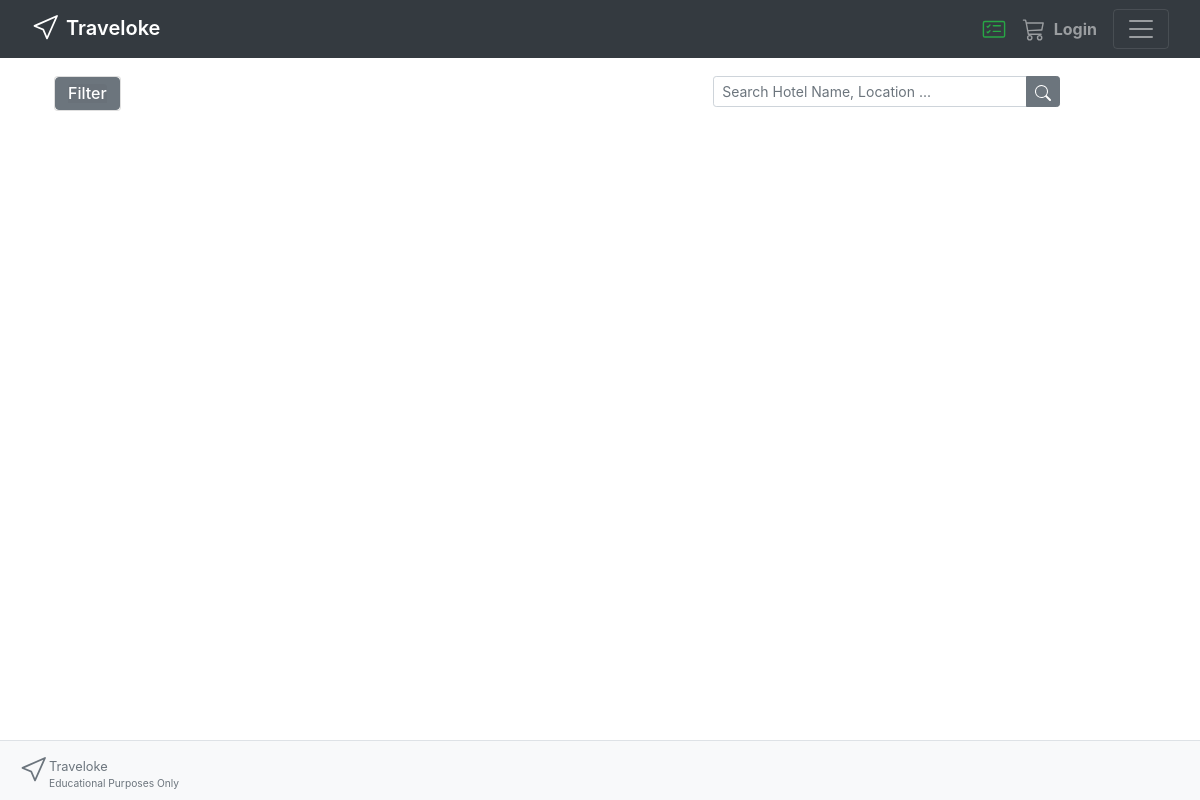
/, run on an earlier commit of the app's database.
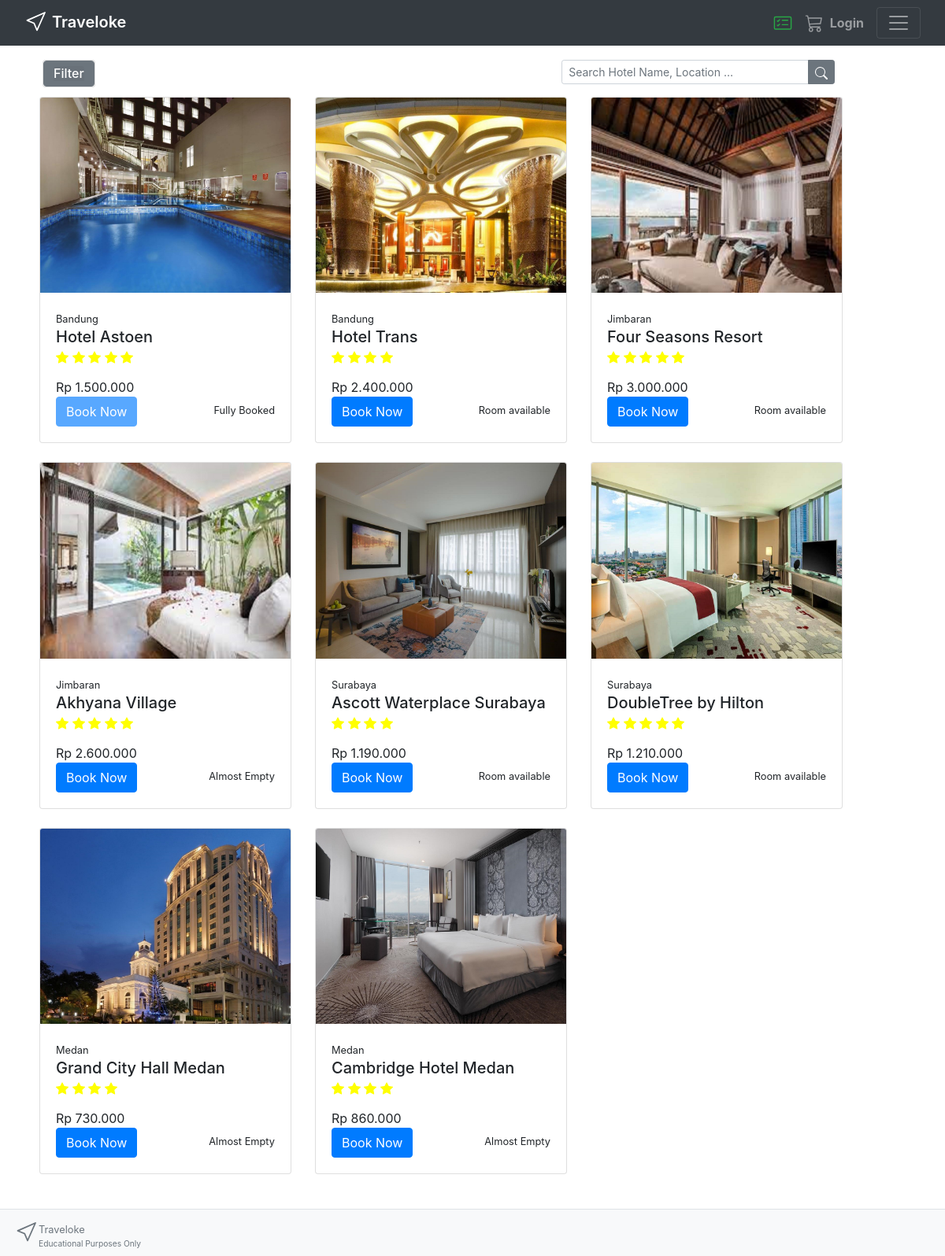
And on a later commit of the database.
### tables this page shows
CREATE TABLE `hotel_list` (
  `hotel-id` int(11) NOT NULL,
  `hotel-name` varchar(200) NOT NULL,
  `hotel-address` varchar(200) NOT NULL,
  `hotel-price` int(11) NOT NULL,
  `hotel-stock` int(11) NOT NULL,
  `hotel-photo` varchar(200) NOT NULL,
  `star` int(11) NOT NULL
);

### application/controllers/Home.php (called while the page is built, shortened)
<?php
class Home extends CI_Controller
{
	public function __construct()
	{
		$this->load->model('view_data');
	}
	public function index()
	{
		$hotel['data'] = $this->view_data->showData();
		$data['style'] = $this->load->view('include/style', NULL, TRUE);
		$data['script'] = $this->load->view('include/script', NULL, TRUE);
		$data['navbar'] = $this->load->view('template/navbar', NULL, TRUE);
		$data['footer'] = $this->load->view('template/footer', NULL, TRUE);
		$data['view'] = $this->load->view('template/view', $hotel, TRUE);
		$this->load->view('pages/home', $data);
	}
}

### index.php (called while the page is built, shortened)
<?php
require_once BASEPATH.'core/CodeIgniter.php';

### application/models/View_data.php (called while the page is built, shortened)
<?php
class View_data extends CI_Model
{
   public function showData()
   {
      $query = $this->db->get('hotel_list');
      return $query->result_array();
   }
}

### application/views/template/view.php (the view, shortened to what this page needs)
<?php foreach ($data as $row) : ?>
    <div class="col-sm-auto mb-4">
        <div class="card" style="width: 20rem;">
            <img src="<?= base_url("assets/images/" . $row['hotel-photo']) ?>" class="card-img-top">
            <div class="card-body">
                <small class="card-text"><?= $row['hotel-address'] ?></small>
                <h5 class="card-title mb-0 pb-0"><?= $row['hotel-name'] ?></h5>
                <p class="card-text mt-3  mb-0 pb-0">Rp <?= number_format($row['hotel-price'], 0, ",", "."); ?></p>
                <?php
                if ($row['hotel-stock'] == 0) {
                    $room_state = "disabled";
                } else {
                    $room_state = "";
                }
                ?>
                <a href="<?php if (isset($_SESSION['name'])) {
                                echo base_url("cart/cartDetail/" . $row['hotel-id']);
                            } else {
                                echo base_url("login");
                            } ?>" style="<?php
                            if ($row['hotel-stock'] == 0)echo('pointer-events: none;');?>">
                    <button class="btn btn-primary" <?= $room_state ?>>
                        Book Now
                    </button>
                </a>
                <small class="card-text mt-2 mb-0 pb-0 float-right">
                    <?php
                    if ($row['hotel-stock'] > 50) {
                        echo "Room available";
                    } else if ($row['hotel-stock'] < 50 && $row['hotel-stock'] > 0) {
                        echo "Almost Empty";
                    } else {
                        echo "Fully Booked";
                    }
                    ?>
                </small>
            </div>
        </div>
    </div>
<?php endforeach; ?>

### application/views/include/style.php (shortened to what this page needs)
<link rel="stylesheet" href="https://maxcdn.bootstrapcdn.com/bootstrap/4.0.0/css/bootstrap.min.css">
<link href="https://cdn.jsdelivr.net/npm/bootstrap@5.0.1/dist/css/bootstrap.min.css" rel="stylesheet">
<link rel="stylesheet" href="https://stackpath.bootstrapcdn.com/font-awesome/4.7.0/css/font-awesome.min.css">
<link href="//maxcdn.bootstrapcdn.com/bootstrap/4.1.1/css/bootstrap.min.css" rel="stylesheet" id="bootstrap-css">

### application/views/template/navbar.php (shortened to what this page needs)
<nav class="navbar fixed-top navbar-dark bg-dark" id="navbar">
    <div class="container-fluid">
        <a class="navbar-brand" href="<?= base_url(); ?>" style="font-weight: 625;">
             Traveloke
        </a>
        <ul class="navbar-nav ml-auto mr-3">
            <li class="nav-item ">
                <a href="<?= base_url('booked'); ?>" class="nav-link text-success">
                </a>
            </li>
        </ul>
        <ul class="navbar-nav">
            <li class="nav-item ">
                <a href="<?= base_url('cart'); ?>" class="nav-link">
                </a>
            </li>
        </ul>
        <ul class="navbar-nav mr-3">
            <li class="nav-item font-weight-bold">
                <?php if (isset($_SESSION['name'])) { ?>
                    <a class="nav-link ml-0" href="<?= base_url("user"); ?>">
                        <svg xmlns="http://www.w3.org/2000/svg" width="30" height="30" fill="currentColor" class="bi bi-person-circle" viewBox="-13.5 -5.5 30 30">
                            <path d="M11 6a3 3 0 1 1-6 0 3 3 0 0 1 6 0z" />
                            <path fill-rule="evenodd" d="M0 8a8 8 0 1 1 16 0A8 8 0 0 1 0 8zm8-7a7 7 0 0 0-5.468 11.37C3.242 11.226 4.805 10 8 10s4.757 1.225 5.468 2.37A7 7 0 0 0 8 1z" />
                        </svg>
                        <?= $_SESSION['name']; ?>
                    <?php } else { ?>
                        <a class="nav-link ml-2" href="<?= base_url("login"); ?>">
                        <?= "Login";
                    } ?>
                        </a>
            </li>
        </ul>
        <button class="navbar-toggler" type="button" data-toggle="collapse" data-target="#navbarNav" aria-controls="navbarNav" aria-expanded="false" aria-label="Toggle navigation">
            <span class="navbar-toggler-icon"></span>
        </button>
    </div>
</nav>

### application/views/template/footer.php (shortened to what this page needs)
<footer class="pt-1 pt-md-3 border-top bg-light">
    <div class="row bg-light">
        <div class="col-2 col">
            <small class="text-muted w-100">
                <div class="row">
                    <div class="col-auto pr-0 mr-0 ml-1">
                    </div>
                    <div class="col-auto text-left pl-0 ml-0">
                        Traveloke
                        <small class="d-block"> Educational Purposes Only</small>
                    </div>
                </div>
            </small>
        </div>
        <div class="col-auto col">
        </div>
    </div>
</footer>

### application/views/pages/home.php (shortened to what this page needs)
<!DOCTYPE html>
<html lang="en">
<head>
</head>
<body>
    <div class="box">
        <?php echo $navbar; ?>
        <div class="container content navmargin" style="padding: 20px;">
            <div class="row">
                <div class="col-7 ml-1">
                    <div id="accordion" class="pb-2" style="position:absolute; z-index:1">
                        <div class="card">
                            <button class="btn btn-secondary text-left" data-toggle="collapse" data-target="#collapseOne" aria-expanded="true" aria-controls="collapseOne">
                                <div class="card-header" style="border-width: 0; padding:0px;" id="headingOne">
                                    <h6 class="mb-0" style="border-width: 0;">
                                        Filter
                                    </h6>
                                </div>
                            </button>
                        </div>
                    </div>
                </div>
                <div class="col-4">
                    <form action="<?= base_url() ?>" method="POST">
                        <div class="input-group input-group-sm mb-3">
                            <input type="text" class="form-control" aria-label="Small" aria-describedby="inputGroup-sizing-sm" name="keyword" required placeholder="Search Hotel Name, Location ..." value="<?php if(isset($_POST['keyword'])){echo $_POST['keyword'];}?>">
                            <div class="input-group-append">
                                <button class="button btn btn-secondary" type="submit">
                                </button>
                            </div>
                        </div>
                    </form>
                </div>
            </div>
            <div class="row">
                <?php echo $view; ?>
            </div>
        </div>
        <?php echo $footer; ?>
    </div>
    <?php echo $style; ?>
</body>
</html>

### application/views/include/style.php (style rules this page uses)
html, body { height: 100%; }
footer { position: static; padding: 15px; width: 100%; height: 60px; margin-bottom: 0; text-align: center; }
ul { margin: 0; padding: 0; list-style: none; }
#navbar { transition: top 0.3s; }
.navmargin { margin-top: 56px; }
.box { display: flex; flex-flow: column; height: 100vh; }
.box .content { flex: 1 1 auto; }
:root { --input-padding-x: 1.5rem; --input-padding-y: .75rem; }

What changed in the data, as far as the page shows it:
added hotel_list: base_url (picture), value "Bandung", value "Hotel Astoen", star 5 (drawn), value "1.500.000", hotel-stock "Fully Booked"
added hotel_list: base_url (picture), value "Bandung", value "Hotel Trans", star 4 (drawn), value "2.400.000", hotel-stock "Room available"
added hotel_list: base_url (picture), value "Jimbaran", value "Four Seasons Resort", star 5 (drawn), value "3.000.000", hotel-stock "Room available"
added hotel_list: base_url (picture), value "Jimbaran", value "Akhyana Village", star 5 (drawn), value "2.600.000", hotel-stock "Almost Empty"
added hotel_list: base_url (picture), value "Surabaya", value "Ascott Waterplace Surabaya", star 4 (drawn), value "1.190.000", hotel-stock "Room available"
added hotel_list: base_url (picture), value "Surabaya", value "DoubleTree by Hilton", star 5 (drawn), value "1.210.000", hotel-stock "Room available"
added hotel_list: base_url (picture), value "Medan", value "Grand City Hall Medan", star 4 (drawn), value "730.000", hotel-stock "Almost Empty"
added hotel_list: base_url (picture), value "Medan", value "Cambridge Hotel Medan", star 4 (drawn), value "860.000", hotel-stock "Almost Empty"
